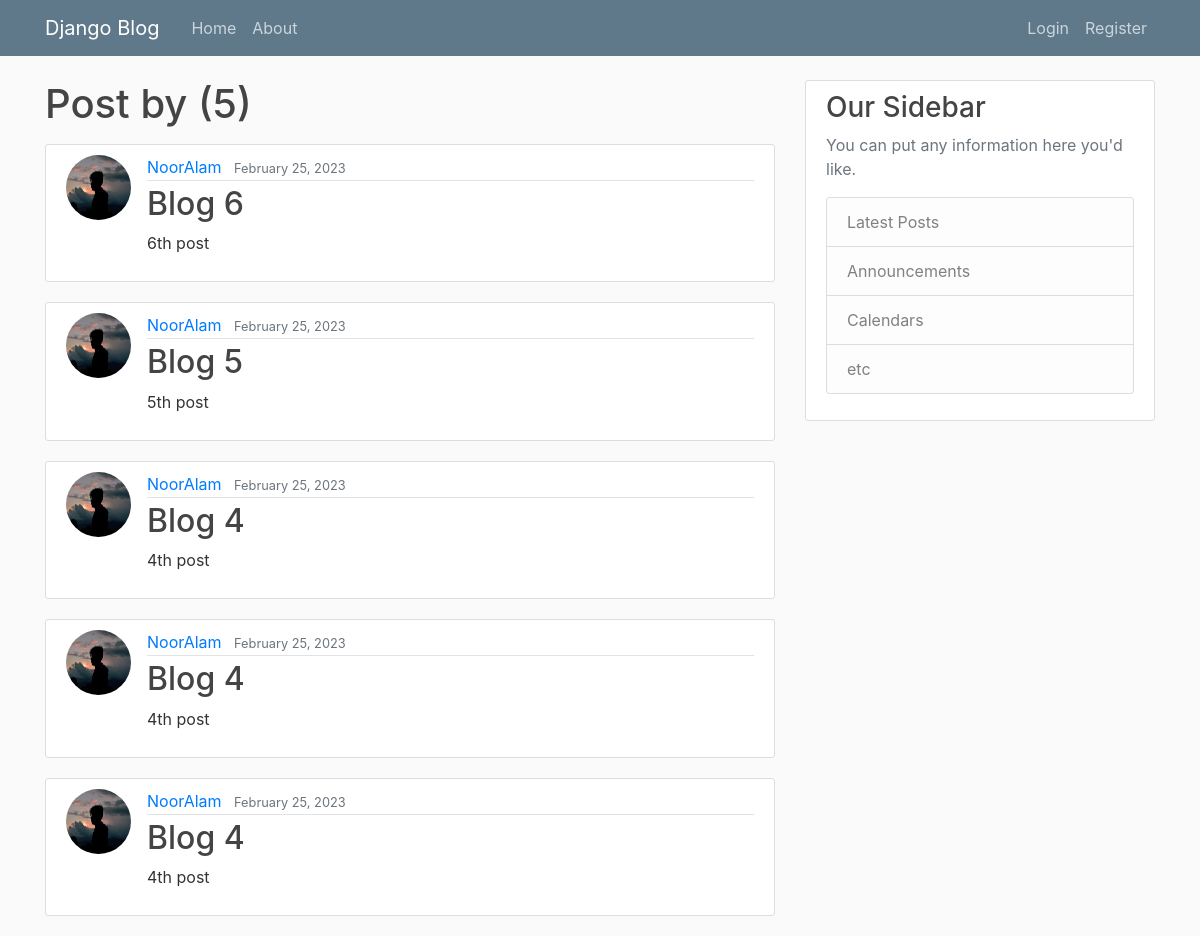
/user/NoorAlam, run on an earlier commit of the app's database.
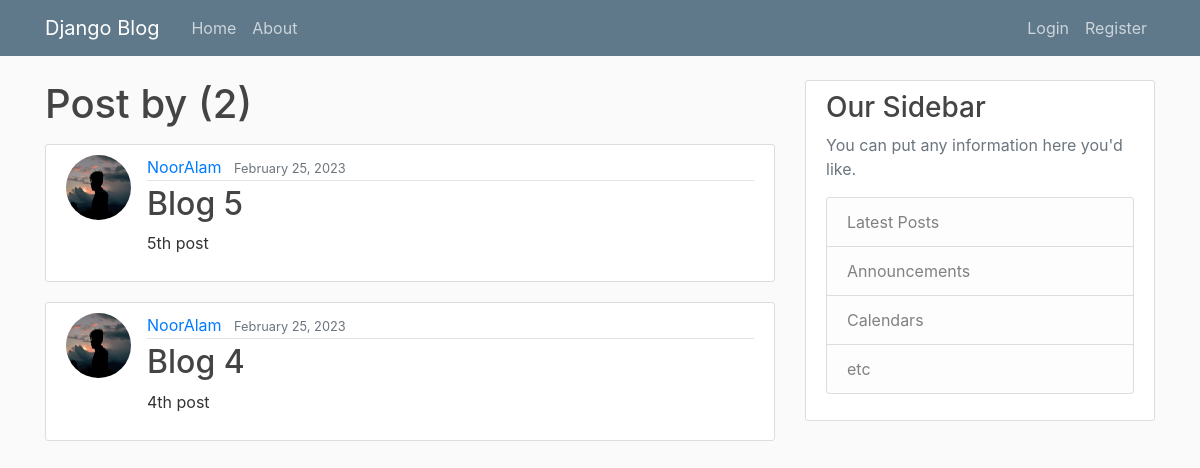
And on a later commit of the database.
### blog/models.py (models this page shows, shortened)
class Post(models.Model):
    title = models.CharField(max_length=100)
    content = models.TextField()
    date_posted = models.DateTimeField(default=timezone.now)
    author = models.ForeignKey(User, on_delete=models.CASCADE)

### users/models.py (models this page shows, shortened)
class Profile(models.Model):
    user = models.OneToOneField(User, on_delete=models.CASCADE)
    image = models.ImageField(default='default.jpg', upload_to='profile_pics')

### blog/views.py (the view)
# urls.py: path('user/<str:username>', UserPostListView.as_view(), name='user-posts'),
class UserPostListView(ListView):
    model = Post
    template_name = 'blog/user_posts.html'
    context_object_name = 'posts'
    ordering = ['-date_posted']
    paginate_by = 5
    def get_queryset(self):
        user = get_object_or_404(User, username=self.kwargs.get('username'))
        return Post.objects.filter(author=user).order_by('-date_posted')

### blog/templates/blog/user_posts.html (shortened to what this page needs)
{% extends "blog/base.html" %}
{% block content %}
    <h1 class="mb-3">Post by {{ views.kwargs.username }} ({{ page_obj.paginator.count }})</h1>
    {% for post in posts %}
        <article class="media content-section">
            <img class = "rounded-circle article-img" src="{{ post.author.profile.image.url }}" alt="">
            <div class="media-body">
                <div class="article-metadata">
                    <a class="mr-2" href="{% url 'user-posts' post.author.username%}">{{ post.author }}</a>
                    <small class="text-muted">{{ post.date_posted|date:"F d, Y" }}</small>
                </div>
                <h2><a class="article-title" href="{% url 'post-detail' post.id %}">{{ post.title }}</a></h2>
                <p class="article-content">{{ post.content }}</p>
            </div>
        </article>
    {% endfor %}
{% endblock content %}

What changed in the data, as far as the page shows it:
removed Post: author.profile.image (placeholder picture), author "NoorAlam", date_posted "February 25, 2023", title "Blog 6", content "6th post"
removed Post: author.profile.image (placeholder picture), author "NoorAlam", date_posted "February 25, 2023", title "Blog 4", content "4th post"
removed Post: author.profile.image (placeholder picture), author "NoorAlam", date_posted "February 25, 2023", title "Blog 4", content "4th post"
Also different on the page:
{{ page_obj.paginator.count }}: "5" → "2"
